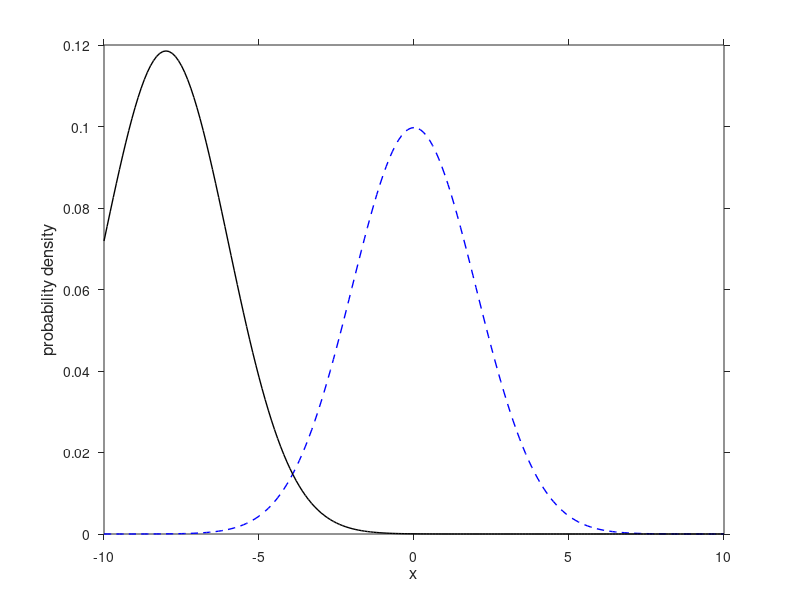

Here is the MATLAB script that generated this plot:
close all;
clear all;
clc
%% first curve
% Initialization 
x = -10:.1:10;
a = -10;
b = 10;
miu = 0;
sigma = 2;
% Formula 
norm = normpdf(x, miu, sigma);
Fnorma = (1/2) * (1 + erf((1/sigma)*(a-miu)/sqrt(2)));
Fnormb = (1/2) * (1 + erf((1/sigma)*(b-miu)/sqrt(2)));
y = (1/2) * norm / (Fnormb - Fnorma);
% Draw curve
figure('Position', [50,50,600,500], 'Name', 'Truncated Normal Dustribution',...
    'Color', [1,1,1]);
plot(x, y,'b--', 'LineWidth', 1)
% Setting 
set(gca, 'FontSize', 10, 'TickDir', 'out', 'TickLength', [0.01,0.01])
xlabel('x', 'FontSize', 12);ylabel('probability density', 'FontSize', 12)
hold on
%% second curve
miu1 = -8;
sigma1 = 2;

norm1 = normpdf(x, miu1, sigma1);
Fnorma1 = (1/2) * (1 + erf((1/sigma1)*(a-miu1)/sqrt(2)));
Fnormb1 = (1/2) * (1 + erf((1/sigma1)*(b-miu1)/sqrt(2)));
y1 = (1/2) * norm1 / (Fnormb1 - Fnorma1);

plot(x, y1,'k-', 'LineWidth', 1)
